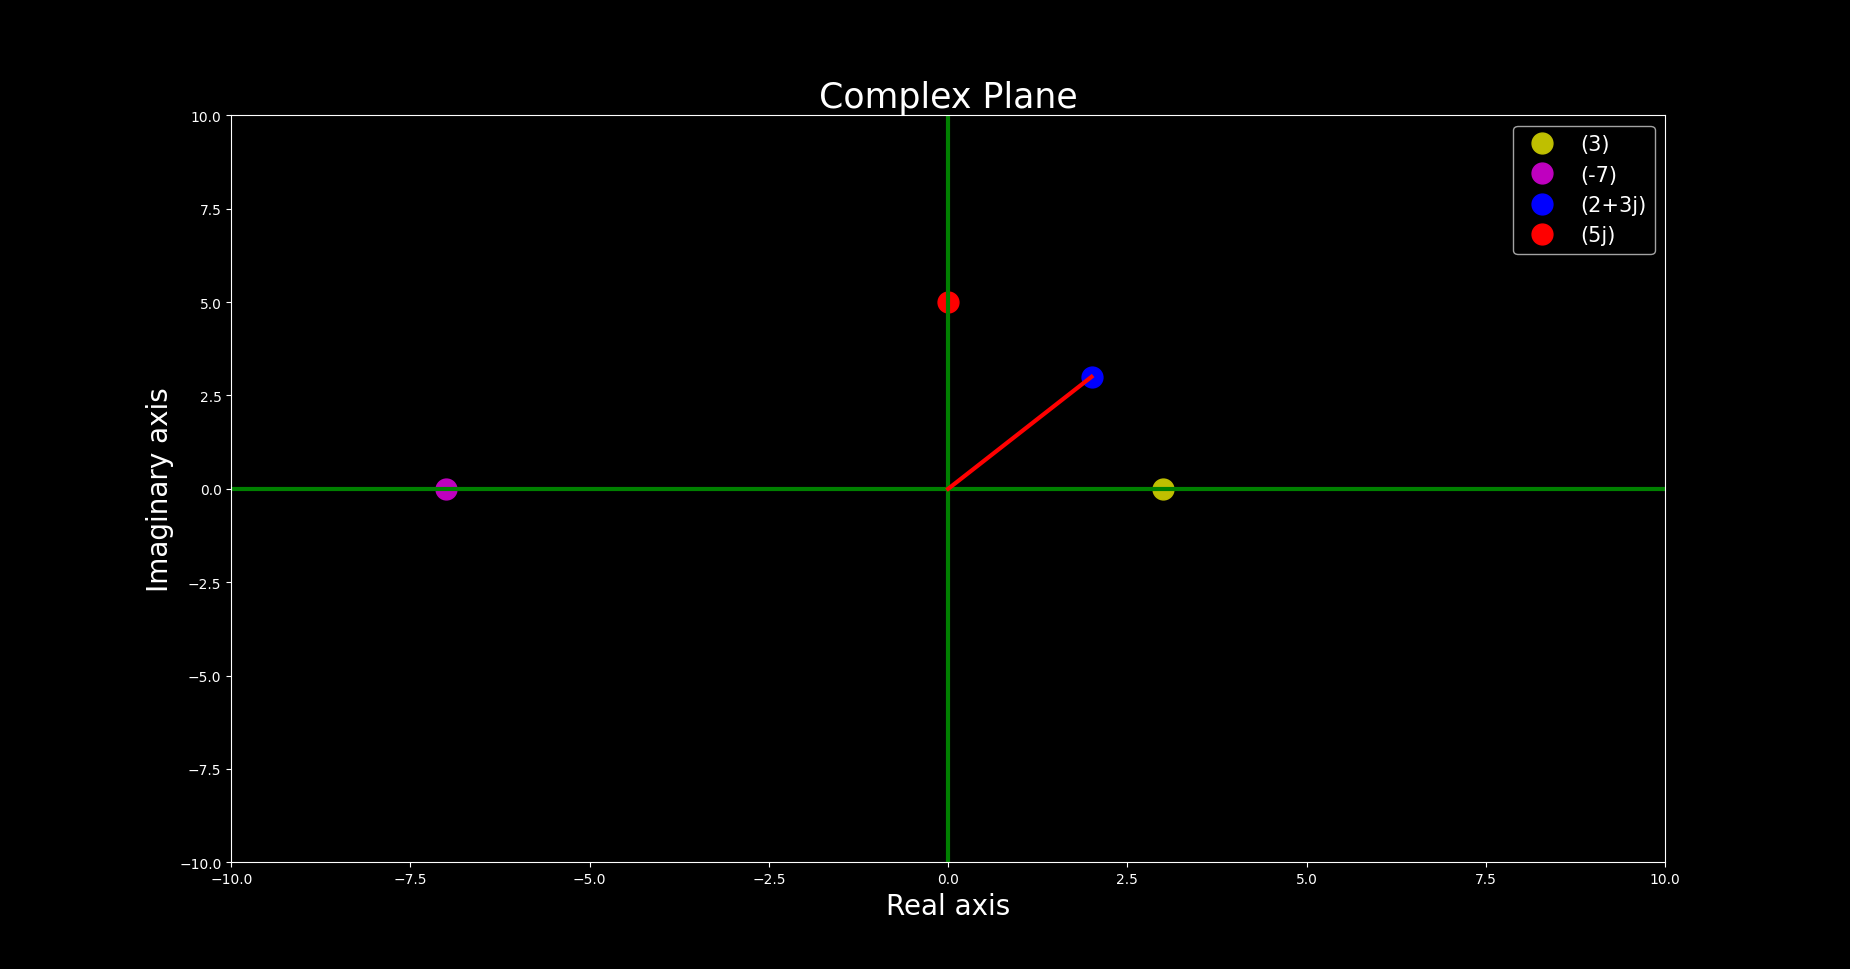

The script that drew this image:
import numpy as np
import matplotlib.pyplot as plt
from matplotlib import style

style.use('dark_background')

# Few methods of creating complex numbers

z1 = 5 + 6j
z2 = 5 + 6*1j
z3 = complex(5,6)

print(z1)
print(z2)
print(z3)

# Extracting Real and Imaginary part of complex number.

print(np.real(z1))
print(np.imag(z1))

# Plotting a complex numbers on complex plane

z1 = complex(3,0)
z2 = complex(-7,0)
z3 = complex(2,3)
z4 = complex(0,5)

plt.figure(figsize=(16, 9))

plt.plot(np.real(z1), np.imag(z1), 'yo', markersize=15, label='(3)' )
plt.plot(np.real(z2), np.imag(z2), 'mo', markersize=15, label='(-7)' )
plt.plot(np.real(z3), np.imag(z3), 'bo', markersize=15, label='(2+3j)' )
plt.plot(np.real(z4), np.imag(z4), 'ro', markersize=15, label='(5j)' )

plt.xlim([-10, 10])
plt.ylim([-10, 10])

plt.plot([-10, 10], [0, 0], 'g', lw=3)
plt.plot([0, 0], [-10, 10], 'g', lw=3)
plt.plot([0, 2], [0, 3], 'r-', lw=3)

plt.xlabel('Real axis', fontsize=20)
plt.ylabel('Imaginary axis', fontsize=20)
plt.title('Complex Plane', fontsize=25)
plt.legend(fontsize=15)
plt.show()
